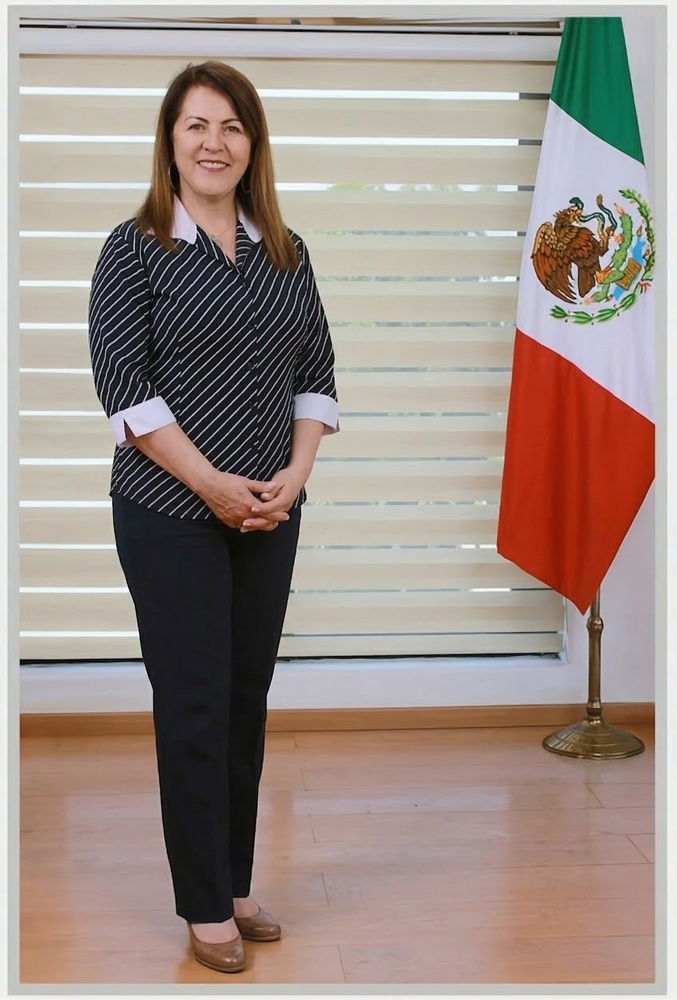
#> input picture Fotos Politicas/GOBERNADORA.jpg, 677 x 1000 px, shrunk from 1696 x 2506 before the run; its folder holds 4 pictures in this run
$ python find_blue_bg.py
#> lines starting #> are read from the running program, lines starting #| are printed output that depends on the picture
from PIL import Image
import os
import glob

dir_path = "/home/david/Escritorio/fotoaleman/Fotos Politicas/"
files = glob.glob(os.path.join(dir_path, "*.jpg")) + glob.glob(os.path.join(dir_path, "*.png"))

for f in files:
    try:
        img = Image.open(f).convert('RGB')
#> img is the input picture: PIL image 677x1000 RGB; mean R, G, B 158.1, 143.1, 135.8
        # Check top-left, top-right corners or just a strip at the top
        width, height = img.size
#> width = 677; height = 1000
        # average color of the top 10%
        crop = img.crop((0, 0, width, int(height*0.1)))
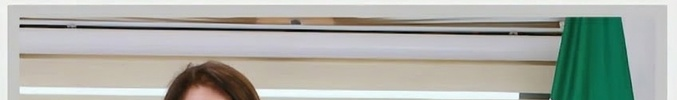
#> crop: PIL image 677x100 RGB; mean R, G, B 169.6, 173.6, 166.7
        colors = crop.getcolors(width*int(height*0.1))
#> colors = 13766 items

        # just calculate average RGB of top 10%
        pixels = list(crop.getdata())
#> pixels = 67700 items
        r = sum(p[0] for p in pixels) / len(pixels)
#> r = 169.6
        g = sum(p[1] for p in pixels) / len(pixels)
#> g = 173.6
        b = sum(p[2] for p in pixels) / len(pixels)
#> b = 166.7

        # Light blue has high B, and G, like 100-200 R, 200-240 G, 220-255 B
        if r < 190 and b > 200 and g > 180 and b > r + 30:
            print(f"Potential match (blue bg): {os.path.basename(f)} - RGB: ({r:.1f}, {g:.1f}, {b:.1f})")
    except Exception as e:
        pass
#> pass 2 of the loop `for f in files:`:
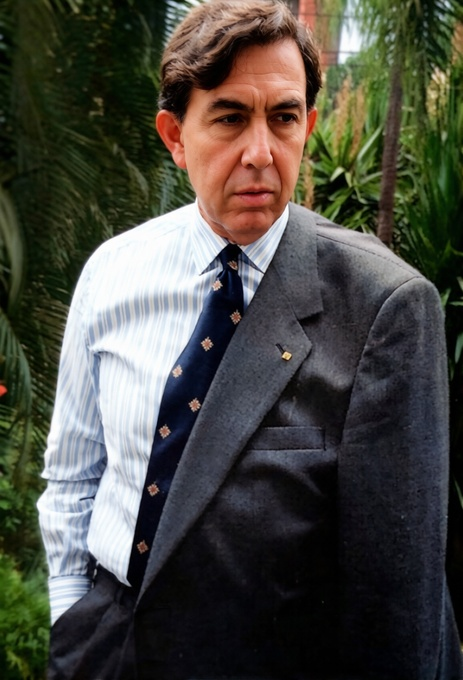
#> input picture Fotos Politicas/graco_ramirez.jpg, 463 x 680 px, shrunk from 1160 x 1704 before the run
#> img is the input picture: PIL image 463x680 RGB; mean R, G, B 74.2, 73.5, 66
#> `crop = img.crop((0, 0, width, int(height*0.1)))`:
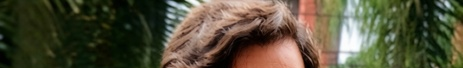
#> crop: PIL image 463x68 RGB; mean R, G, B 84.2, 80.1, 58.3
#> colors = 17568 items
#> pixels = 31484 items
#> r = 84.16
#> g = 80.05
#> b = 58.32
#> pass 3 of the loop `for f in files:`:
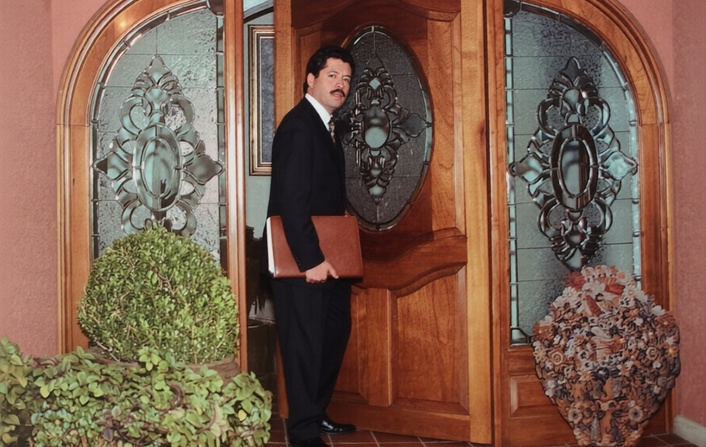
#> input picture Fotos Politicas/lopez_portillo.jpg, 706 x 447 px, shrunk from 1768 x 1120 before the run
#> img is the input picture: PIL image 706x447 RGB; mean R, G, B 123.2, 93.8, 77
#> `crop = img.crop((0, 0, width, int(height*0.1)))`:
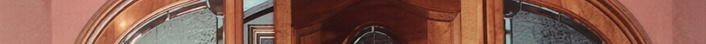
#> crop: PIL image 706x44 RGB; mean R, G, B 133.7, 90.4, 76.7
#> colors = 12912 items
#> pixels = 31064 items
#> r = 133.7
#> g = 90.36
#> b = 76.73
#> the loop made 4 passes; the first 3 are shown
